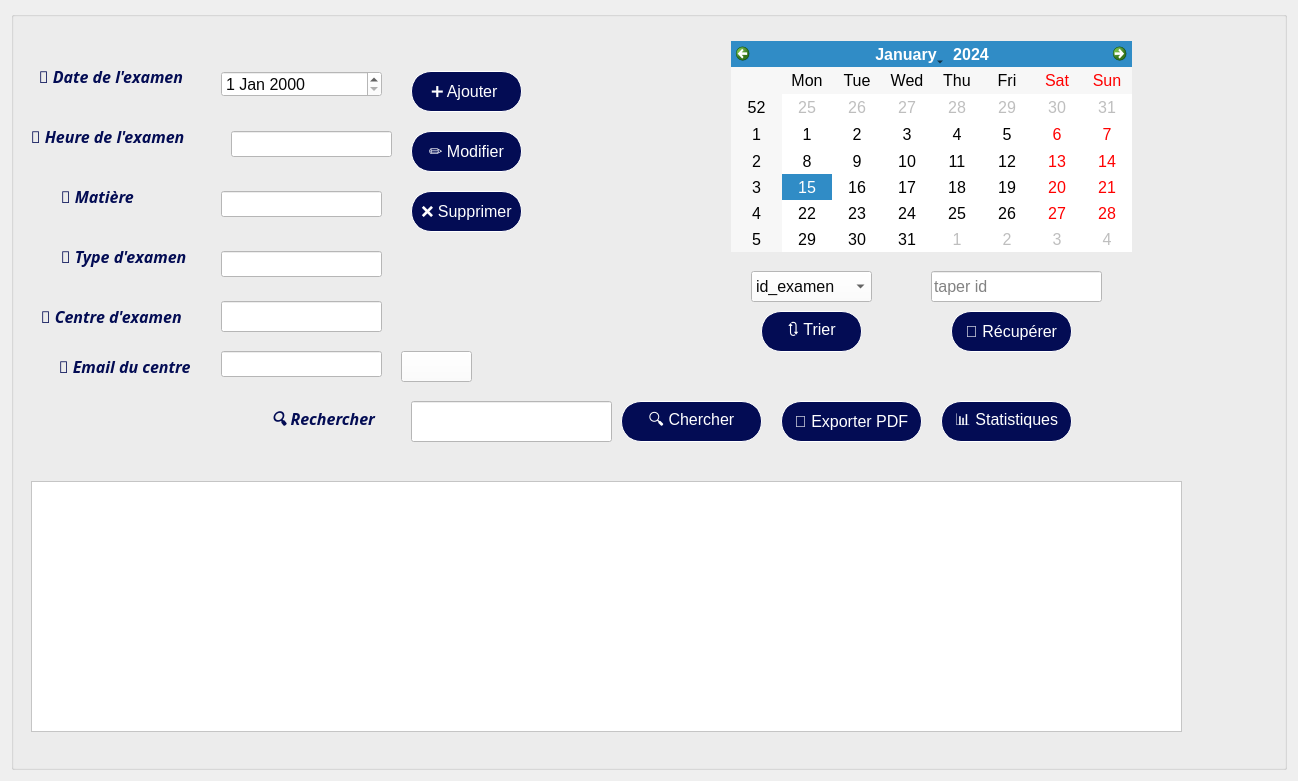
<?xml version="1.0" encoding="UTF-8"?>
<ui version="4.0">
 <class>examenwindow</class>
 <widget class="QWidget" name="examenwindow">
  <property name="geometry">
   <rect>
    <x>0</x>
    <y>0</y>
    <width>1298</width>
    <height>781</height>
   </rect>
  </property>
  <layout class="QHBoxLayout" name="horizontalLayout">
   <item>
    <widget class="QGroupBox" name="groupBox_2">
     <property name="font">
      <font>
       <pointsize>12</pointsize>
       <italic>false</italic>
       <bold>false</bold>
       <underline>false</underline>
      </font>
     </property>
     <property name="styleSheet">
      <string notr="true">QGroupBox{
	background-image: url(:/res/resources/background.png);
}
</string>
     </property>
     <property name="title">
      <string/>
     </property>
     <widget class="QPushButton" name="cherchebut">
      <property name="geometry">
       <rect>
        <x>610</x>
        <y>390</y>
        <width>141</width>
        <height>41</height>
       </rect>
      </property>
      <property name="styleSheet">
       <string notr="true">border:1px solid white;
border-radius:20px;
background-color:#030C54;
color:white;
background-image: url(:/res/resources/background.png);</string>
      </property>
      <property name="text">
       <string>🔍 Chercher</string>
      </property>
     </widget>
     <widget class="QLabel" name="label_23">
      <property name="geometry">
       <rect>
        <x>260</x>
        <y>390</y>
        <width>151</width>
        <height>41</height>
       </rect>
      </property>
      <property name="font">
       <font>
        <family>Perpetua</family>
        <pointsize>12</pointsize>
        <italic>true</italic>
        <bold>true</bold>
        <underline>false</underline>
       </font>
      </property>
      <property name="styleSheet">
       <string notr="true">color:#030C54;
border:none;</string>
      </property>
      <property name="text">
       <string>🔍 Rechercher</string>
      </property>
     </widget>
     <widget class="QPushButton" name="pdf">
      <property name="geometry">
       <rect>
        <x>770</x>
        <y>390</y>
        <width>141</width>
        <height>41</height>
       </rect>
      </property>
      <property name="styleSheet">
       <string notr="true">border:1px solid white;
border-radius:20px;
background-color:#030C54;
color:white;
background-image: url(:/res/resources/background.png);</string>
      </property>
      <property name="text">
       <string>📄 Exporter PDF</string>
      </property>
     </widget>
     <widget class="QLineEdit" name="cherche">
      <property name="geometry">
       <rect>
        <x>400</x>
        <y>390</y>
        <width>201</width>
        <height>41</height>
       </rect>
      </property>
      <property name="styleSheet">
       <string notr="true">background-color: rgb(255, 255, 255);
color: rgb(6, 6, 4);</string>
      </property>
      <property name="text">
       <string/>
      </property>
      <property name="placeholderText">
       <string/>
      </property>
     </widget>
     <widget class="QLineEdit" name="idedit">
      <property name="geometry">
       <rect>
        <x>920</x>
        <y>260</y>
        <width>171</width>
        <height>31</height>
       </rect>
      </property>
      <property name="styleSheet">
       <string notr="true">color: rgb(6, 6, 6);
background-color: rgb(255, 255, 255);</string>
      </property>
      <property name="placeholderText">
       <string>taper id</string>
      </property>
     </widget>
     <widget class="QPushButton" name="stat">
      <property name="geometry">
       <rect>
        <x>930</x>
        <y>390</y>
        <width>131</width>
        <height>41</height>
       </rect>
      </property>
      <property name="styleSheet">
       <string notr="true">border:1px solid white;
border-radius:20px;
background-color:#030C54;
color:white;
background-image: url(:/res/resources/background.png);</string>
      </property>
      <property name="text">
       <string>📊 Statistiques</string>
      </property>
     </widget>
     <widget class="QWidget" name="widget" native="true">
      <property name="geometry">
       <rect>
        <x>20</x>
        <y>40</y>
        <width>661</width>
        <height>331</height>
       </rect>
      </property>
      <widget class="QPushButton" name="ajoute">
       <property name="geometry">
        <rect>
         <x>380</x>
         <y>20</y>
         <width>111</width>
         <height>41</height>
        </rect>
       </property>
       <property name="styleSheet">
        <string notr="true">border:1px solid white;
border-radius:20px;
background-color:#030C54;
color:white;
background-image: url(:/res/resources/background.png);</string>
       </property>
       <property name="text">
        <string>➕ Ajouter </string>
       </property>
      </widget>
      <widget class="QLineEdit" name="centre_examen">
       <property name="geometry">
        <rect>
         <x>190</x>
         <y>250</y>
         <width>161</width>
         <height>31</height>
        </rect>
       </property>
       <property name="styleSheet">
        <string notr="true">background-color: rgb(255, 255, 255);
color: rgb(6, 6, 6);
</string>
       </property>
      </widget>
      <widget class="QLineEdit" name="matiere">
       <property name="geometry">
        <rect>
         <x>190</x>
         <y>140</y>
         <width>161</width>
         <height>26</height>
        </rect>
       </property>
       <property name="styleSheet">
        <string notr="true">background-color: rgb(255, 255, 255);
color: rgb(0, 0, 0);

</string>
       </property>
      </widget>
      <widget class="QLabel" name="label_32">
       <property name="geometry">
        <rect>
         <x>30</x>
         <y>190</y>
         <width>161</width>
         <height>31</height>
        </rect>
       </property>
       <property name="font">
        <font>
         <family>Perpetua</family>
         <pointsize>12</pointsize>
         <italic>true</italic>
         <bold>true</bold>
         <underline>false</underline>
        </font>
       </property>
       <property name="styleSheet">
        <string notr="true">color:#030C54;
border:none;</string>
       </property>
       <property name="text">
        <string>📝 Type d'examen </string>
       </property>
      </widget>
      <widget class="QLabel" name="label_28">
       <property name="geometry">
        <rect>
         <x>0</x>
         <y>70</y>
         <width>191</width>
         <height>31</height>
        </rect>
       </property>
       <property name="font">
        <font>
         <family>Perpetua</family>
         <pointsize>12</pointsize>
         <italic>true</italic>
         <bold>true</bold>
         <underline>false</underline>
        </font>
       </property>
       <property name="styleSheet">
        <string notr="true">color:#030C54;
border:none;</string>
       </property>
       <property name="text">
        <string>⏰ Heure de l'examen</string>
       </property>
      </widget>
      <widget class="QLabel" name="label_27">
       <property name="geometry">
        <rect>
         <x>-60</x>
         <y>10</y>
         <width>251</width>
         <height>31</height>
        </rect>
       </property>
       <property name="font">
        <font>
         <family>Perpetua</family>
         <pointsize>12</pointsize>
         <italic>true</italic>
         <bold>true</bold>
         <underline>false</underline>
        </font>
       </property>
       <property name="styleSheet">
        <string notr="true">color:#030C54;
border:none;</string>
       </property>
       <property name="text">
        <string>	📅 Date de l'examen</string>
       </property>
      </widget>
      <widget class="QLineEdit" name="type_examen">
       <property name="geometry">
        <rect>
         <x>190</x>
         <y>200</y>
         <width>161</width>
         <height>26</height>
        </rect>
       </property>
       <property name="styleSheet">
        <string notr="true">background-color: rgb(255, 255, 255);
color: rgb(11, 11, 11);
</string>
       </property>
      </widget>
      <widget class="QLabel" name="label_30">
       <property name="geometry">
        <rect>
         <x>10</x>
         <y>250</y>
         <width>171</width>
         <height>31</height>
        </rect>
       </property>
       <property name="font">
        <font>
         <family>Perpetua</family>
         <pointsize>12</pointsize>
         <italic>true</italic>
         <bold>true</bold>
         <underline>false</underline>
        </font>
       </property>
       <property name="styleSheet">
        <string notr="true">color:#030C54;
border:none;</string>
       </property>
       <property name="text">
        <string>🏫 Centre d'examen</string>
       </property>
      </widget>
      <widget class="QLabel" name="label_29">
       <property name="geometry">
        <rect>
         <x>30</x>
         <y>130</y>
         <width>101</width>
         <height>31</height>
        </rect>
       </property>
       <property name="font">
        <font>
         <family>Perpetua</family>
         <pointsize>12</pointsize>
         <italic>true</italic>
         <bold>true</bold>
         <underline>false</underline>
        </font>
       </property>
       <property name="styleSheet">
        <string notr="true">color:#030C54;
border:none;</string>
       </property>
       <property name="text">
        <string>📘 Matière</string>
       </property>
      </widget>
      <widget class="QPushButton" name="modifier">
       <property name="geometry">
        <rect>
         <x>380</x>
         <y>80</y>
         <width>111</width>
         <height>41</height>
        </rect>
       </property>
       <property name="styleSheet">
        <string notr="true">border:1px solid white;
border-radius:20px;
background-color:#030C54;
color:white;
background-image: url(:/res/resources/background.png);</string>
       </property>
       <property name="text">
        <string>✏️ Modifier</string>
       </property>
      </widget>
      <widget class="QLineEdit" name="heure_examen">
       <property name="geometry">
        <rect>
         <x>200</x>
         <y>80</y>
         <width>161</width>
         <height>26</height>
        </rect>
       </property>
       <property name="styleSheet">
        <string notr="true">background-color: rgb(255, 255, 255);
color: rgb(0, 0, 0);

</string>
       </property>
      </widget>
      <widget class="QDateEdit" name="date_examen">
       <property name="geometry">
        <rect>
         <x>190</x>
         <y>20</y>
         <width>161</width>
         <height>26</height>
        </rect>
       </property>
       <property name="styleSheet">
        <string notr="true">color: rgb(7, 7, 7);
background-color: rgb(255, 255, 255);</string>
       </property>
      </widget>
      <widget class="QLabel" name="label_31">
       <property name="geometry">
        <rect>
         <x>-40</x>
         <y>300</y>
         <width>261</width>
         <height>31</height>
        </rect>
       </property>
       <property name="font">
        <font>
         <family>Perpetua</family>
         <pointsize>12</pointsize>
         <italic>true</italic>
         <bold>true</bold>
         <underline>false</underline>
        </font>
       </property>
       <property name="styleSheet">
        <string notr="true">color:#030C54;
border:none;</string>
       </property>
       <property name="text">
        <string>	📧 Email du centre</string>
       </property>
      </widget>
      <widget class="QLineEdit" name="email">
       <property name="geometry">
        <rect>
         <x>190</x>
         <y>300</y>
         <width>161</width>
         <height>26</height>
        </rect>
       </property>
       <property name="styleSheet">
        <string notr="true">background-color: rgb(255, 255, 255);
color: rgb(0, 0, 0);

</string>
       </property>
      </widget>
      <widget class="QPushButton" name="btn_ouvrirEmailDialog&#10;">
       <property name="geometry">
        <rect>
         <x>370</x>
         <y>300</y>
         <width>71</width>
         <height>31</height>
        </rect>
       </property>
       <property name="styleSheet">
        <string notr="true">image: url(:/res/resources/email.png);
background-color: rgb(255, 255, 255);</string>
       </property>
       <property name="text">
        <string/>
       </property>
      </widget>
      <widget class="QPushButton" name="sup">
       <property name="geometry">
        <rect>
         <x>380</x>
         <y>140</y>
         <width>111</width>
         <height>41</height>
        </rect>
       </property>
       <property name="styleSheet">
        <string notr="true">border:1px solid white;
border-radius:20px;
background-color:#030C54;
color:white;
background-image: url(:/res/resources/background.png);</string>
       </property>
       <property name="text">
        <string>❌ Supprimer</string>
       </property>
      </widget>
     </widget>
     <widget class="QTableView" name="aff">
      <property name="geometry">
       <rect>
        <x>20</x>
        <y>470</y>
        <width>1151</width>
        <height>251</height>
       </rect>
      </property>
      <property name="styleSheet">
       <string notr="true">background-color: rgb(255, 255, 255);
color: rgb(0, 0, 0);</string>
      </property>
     </widget>
     <widget class="QPushButton" name="recuperer">
      <property name="geometry">
       <rect>
        <x>940</x>
        <y>300</y>
        <width>121</width>
        <height>41</height>
       </rect>
      </property>
      <property name="styleSheet">
       <string notr="true">border:1px solid white;
border-radius:20px;
background-color:#030C54;
color:white;
background-image: url(:/res/resources/background.png);</string>
      </property>
      <property name="text">
       <string>🔁 Récupérer</string>
      </property>
     </widget>
     <widget class="QComboBox" name="trie">
      <property name="geometry">
       <rect>
        <x>740</x>
        <y>260</y>
        <width>121</width>
        <height>31</height>
       </rect>
      </property>
      <property name="styleSheet">
       <string notr="true">color: rgb(9, 9, 9);
background-color: rgb(255, 255, 255);</string>
      </property>
      <item>
       <property name="text">
        <string>id_examen</string>
       </property>
      </item>
      <item>
       <property name="text">
        <string>date_examen</string>
       </property>
      </item>
     </widget>
     <widget class="QCalendarWidget" name="calendar_examen">
      <property name="geometry">
       <rect>
        <x>720</x>
        <y>30</y>
        <width>401</width>
        <height>211</height>
       </rect>
      </property>
      <property name="styleSheet">
       <string notr="true"/>
      </property>
     </widget>
     <widget class="QPushButton" name="tri">
      <property name="geometry">
       <rect>
        <x>750</x>
        <y>300</y>
        <width>101</width>
        <height>41</height>
       </rect>
      </property>
      <property name="styleSheet">
       <string notr="true">border:1px solid white;
border-radius:20px;
background-color:#030C54;
color:white;
background-image: url(:/res/resources/background.png);</string>
      </property>
      <property name="text">
       <string>🔃 Trier</string>
      </property>
     </widget>
    </widget>
   </item>
  </layout>
 </widget>
 <resources/>
 <connections/>
</ui>
